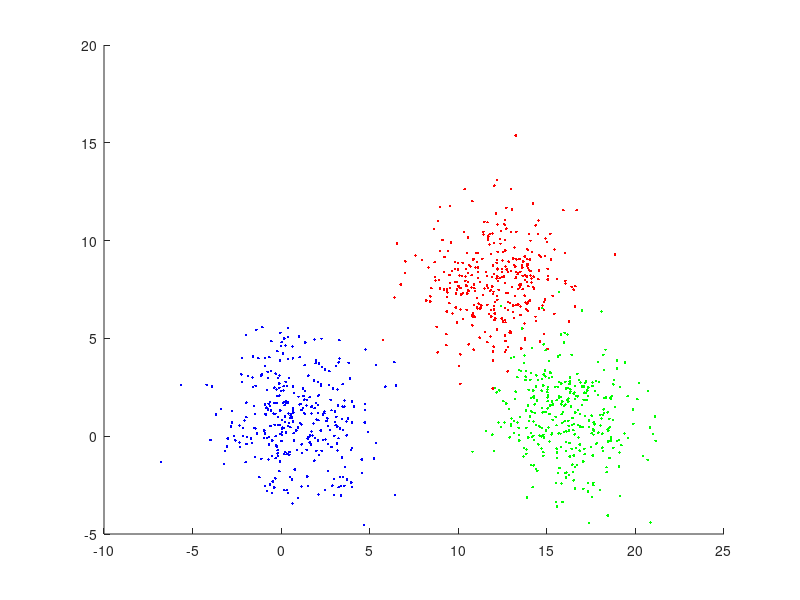

Here is the MATLAB script that generated this plot: (Note: this script raises an error after producing the figure.)

mu1 = [1, 1];
sigma1 = [4 0; 0 4];
mu2 = [12, 8];
sigma2 = [4 0; 0 4];
mu3 = [16, 1];
sigma3 = [4 0; 0 4];
z1 = mvnrnd(mu1,sigma1,333);
z2 = mvnrnd(mu2,sigma2,333);
z3 = mvnrnd(mu3,sigma3,334);
X1 = [z1;z2;z3];
num=1000;

ang=0:0.01:2*pi; 
r=[1;4;9;16;25];
figure(1)
hold on
plot(z1(:,1),z1(:,2),'b.',z2(:,1),z2(:,2),'r.',z3(:,1),z3(:,2),'g.');
for i=1:length(r)
    [xp_1,yp_1,xp_2,yp_2,xp_3,yp_3]=calcute_var(sigma1,sigma2,sigma3,r,ang,i);
    
    
    plot(mu1(1)+xp_1,mu1(1)+yp_1,'b');
    plot(mu2(1)+xp_1,mu2(2)+yp_1,'r');
    plot(mu3(1)+xp_1,mu3(2)+yp_1,'g');
end
plot(mu1(1),mu1(2),'kx','linewidth',2);
plot(mu2(1),mu2(2),'kx','linewidth',2);
plot(mu3(1),mu3(2),'kx','linewidth',2);

[anwers_mah,anwers_euc,anwers_bayes] = classifier(num,[1/3,1/3,1/3],X1,mu1,mu2,mu3,sigma1,sigma2,sigma3);

[error_euc,error_bayes,error_mah] = error_calcute(num,anwers_euc,anwers_bayes,anwers_mah,[334,667])

function [anwers_mah,anwers_euc,anwers_bayes] = classifier(num,P,X1,mu1,mu2,mu3,sigma1,sigma2,sigma3)
    anwers_bayes = [];
    anwers_euc = [];
    anwers_mah = [];
    for i=1:num
        g1_bayes = ((2*pi).^(-2/2))*(det(sigma1).^(1/2))*( exp((-1/2)*(X1(i,:)-mu1)*inv(sigma1)*(X1(i,:)-mu1)') );  %(1/4)*(X1(i,:)-mu1)*(X1(i,:)-mu1).';
        g2_bayes = ((2*pi).^(-2/2))*(det(sigma2).^(1/2))*( exp((-1/2)*(X1(i,:)-mu2)*inv(sigma2)*(X1(i,:)-mu2)') );
        g3_bayes = ((2*pi).^(-2/2))*(det(sigma3).^(1/2))*( exp((-1/2)*(X1(i,:)-mu3)*inv(sigma3)*(X1(i,:)-mu3)') );
        [M,I] = max([g1_bayes,g2_bayes,g3_bayes]);
        anwers_bayes = [anwers_bayes,I];

        g1_euc = -sqrt((X1(i,:)-mu1)*(X1(i,:)-mu1)');
        g2_euc = -sqrt((X1(i,:)-mu2)*(X1(i,:)-mu2)');
        g3_euc = -sqrt((X1(i,:)-mu3)*(X1(i,:)-mu3)');
        [M,I] = max([g1_euc,g2_euc,g3_euc]);
        anwers_euc = [anwers_euc,I];

        g1_mah = (-1/4)*(X1(i,:)-mu1)*inv(sigma3)*(X1(i,:)-mu1)';
        g2_mah = (-1/4)*(X1(i,:)-mu2)*inv(sigma3)*(X1(i,:)-mu2)';
        g3_mah = (-1/4)*(X1(i,:)-mu3)*inv(sigma3)*(X1(i,:)-mu3)';
        [M,I] = max([g1_mah,g2_mah,g3_mah]);
        anwers_mah = [anwers_mah,I];

    end
end


function [error_euc,error_bayes,error_mah]=error_calcute(num,anwers_euc,anwers_bayes,anwers_mah,range)
    error_euc =0;
    error_bayes =0;
    error_mah =0;
    for i=1:num
       if i<range(1)
           if anwers_euc(i)~=1
               error_euc = error_euc +1;
           end
           if anwers_bayes(i)~=1
               error_bayes = error_bayes +1;
           end
           if anwers_mah(i)~=1
               error_mah = error_mah +1;
           end
       elseif i>range(1)-1 && i<range(2)
           if anwers_euc(i)~=2
               error_euc = error_euc +1;
           end
           if anwers_bayes(i)~=2
               error_bayes = error_bayes +1;
           end
           if anwers_mah(i)~=2
               error_mah = error_mah +1;
           end
       else
           if anwers_euc(i)~=3
               error_euc = error_euc +1;
           end
           if anwers_bayes(i)~=3
               error_bayes = error_bayes +1;
           end
           if anwers_mah(i)~=3
               error_mah = error_mah +1;
           end
       end
    end
end


function [xp_1,yp_1,xp_2,yp_2,xp_3,yp_3]=calcute_var(sigma1,sigma2,sigma3,r,ang,i)

    a = r(i)*sigma1(1,1);
    c = r(i)*sigma1(2,2);
    b = r(i)*sigma1(2,1);
    l11 = ((a+c)/2) + sqrt(((a-c)/2)^2 + b^2);
    l21 = ((a+c)/2) - sqrt(((a-c)/2)^2 + b^2);
    teta1 = 0;
    if b==0 && a<c
        teta1 = pi/2;
    else
        teta1 = atan2(l11-a,b);
    end

    a = r(i)*sigma2(1,1);
    c = r(i)*sigma2(2,2);
    b = r(i)*sigma2(2,1);
    l12 = ((a+c)/2) + sqrt(((a-c)/2).^2 + b.^2);
    l22 = ((a+c)/2) - sqrt(((a-c)/2).^2 + b.^2);
    teta2 = 0;
    if b==0 && a<c
        teta2 = pi/2;
    else
        teta2 = atan2(l12-a,b);
    end

    a = r(i)*sigma3(1,1);
    c = r(i)*sigma3(2,2);
    b = r(i)*sigma3(1,2);
    l13 = ((a+c)/2) + sqrt(((a-c)/2).^2 + b.^2);
    l23 = ((a+c)/2) - sqrt(((a-c)/2).^2 + b.^2);
    teta3 = 0;
    if b==0 && a<c
        teta3 = pi/2;
    else
        teta3 = atan2(l13-a,b);
    end


    xp_1= (sqrt(l11)*cos(teta1)*cos(ang) - sqrt(l21)*sin(teta1)*sin(ang));
    yp_1= (sqrt(l11)*sin(teta1)*cos(ang) + sqrt(l21)*cos(teta1)*sin(ang));
    xp_2= (sqrt(l12)*cos(teta2)*cos(ang) - sqrt(l22)*sin(teta2)*sin(ang));
    yp_2= (sqrt(l12)*sin(teta2)*cos(ang) + sqrt(l22)*cos(teta2)*sin(ang));
    xp_3= (sqrt(l13)*cos(teta3)*cos(ang) - sqrt(l23)*sin(teta3)*sin(ang));
    yp_3= (sqrt(l13)*sin(teta3)*cos(ang) + sqrt(l23)*cos(teta3)*sin(ang));


        

    
end


